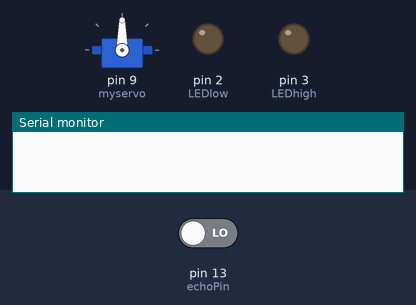
Bench run of a sketch on a simulated Arduino Uno, built with avr-gcc and run on an emulated ATmega328P. Parts: servo, output pins drawn as LEDs (lit = HIGH), the last lines printed to the serial monitor. Inputs (shaded band) come from the test bench; at power-on: pin 13 (echoPin) LOW. Pins used as bus, display or sensor lines are not drawn.

Above: at 0.1 s.
At 1.1 s:
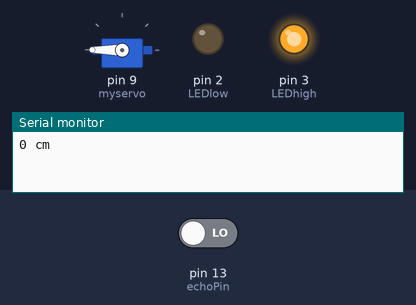
Timing chart, 0 to 2.6 s (numbered marks = the images above):
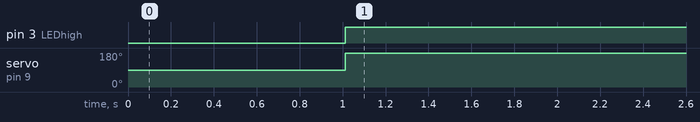

Measured:
- by itself, pin 3 (LEDhigh): LOW → HIGH at 1.0 s
- by itself, servo on pin 9 (myservo): 90° → 180° at 1.0 s

The sketch:

watertank.ino
```cpp
#include<Servo.h>
#define trigPin 12
#define echoPin 13
#define MAX_DISTANCE 50
int LEDhigh = 3, LEDlow=2;
Servo myservo;

void setup()
{
Serial.begin(9600);
pinMode(trigPin, OUTPUT);
pinMode(echoPin, INPUT);
pinMode(LEDhigh, OUTPUT);
pinMode(LEDlow, OUTPUT);
myservo.attach(9);

}

void loop()
{
int duration, low, posi=0,i;
digitalWrite(trigPin,LOW);
delay(2);
digitalWrite(trigPin,HIGH);
delay(10);
duration = pulseIn(echoPin,HIGH);
low = (duration/2)/29.1;
Serial.print(low);
Serial.println(" cm");

if(low<5)
{
digitalWrite(LEDlow, LOW);
digitalWrite(LEDhigh, HIGH);
myservo.write(180);
}
else
{digitalWrite(LEDlow, HIGH);
digitalWrite(LEDhigh, LOW);
myservo.write(90);
}
}
```
